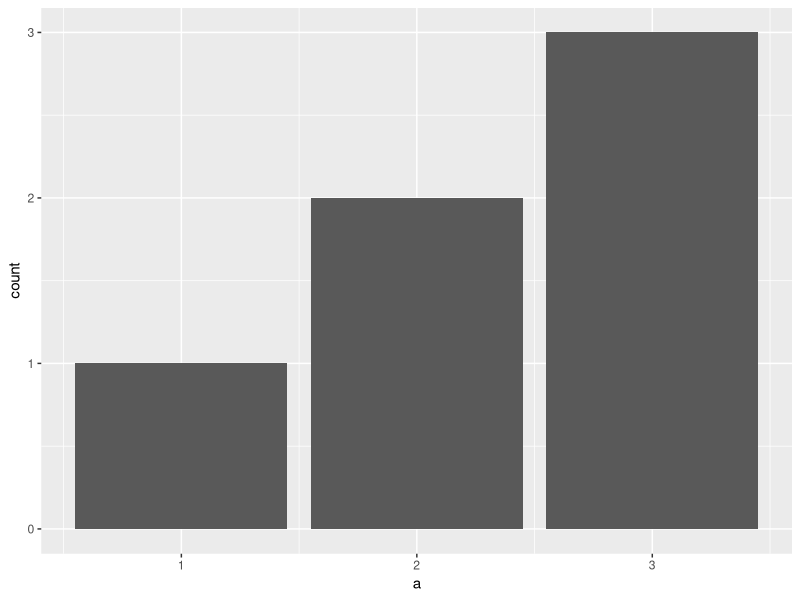
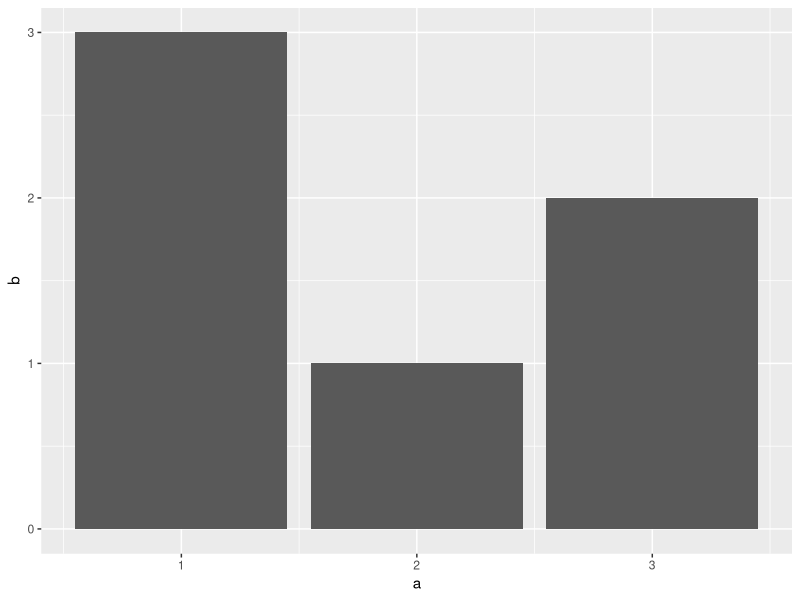
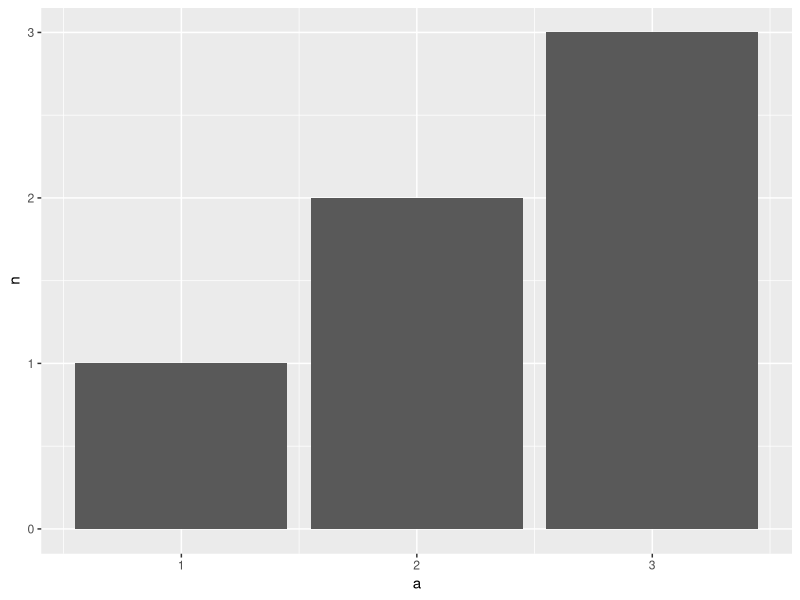
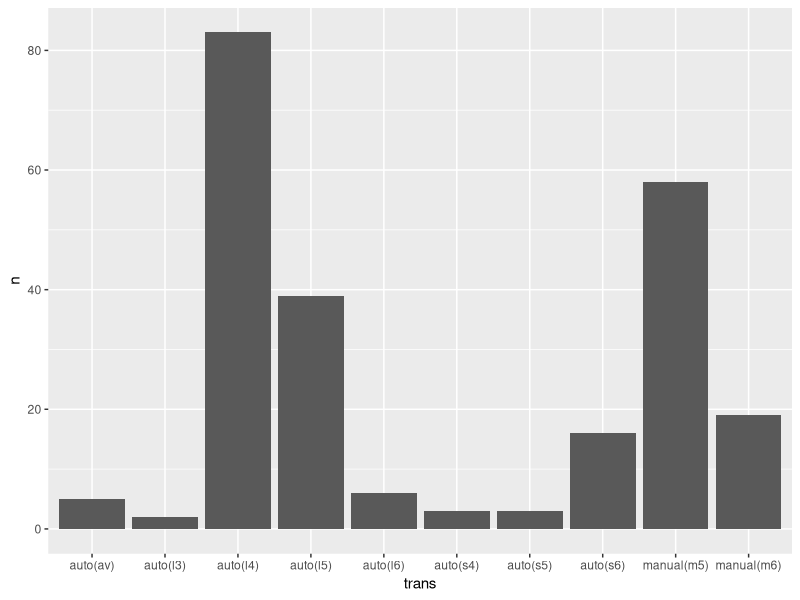
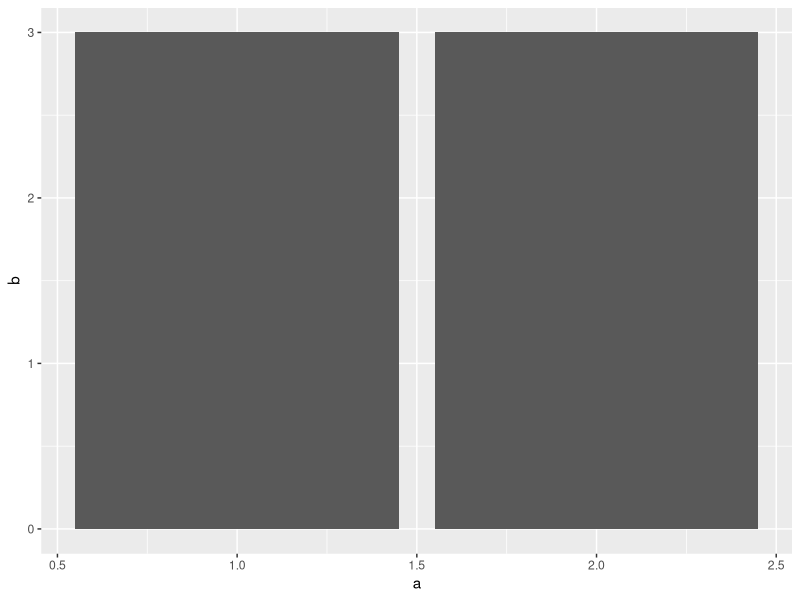
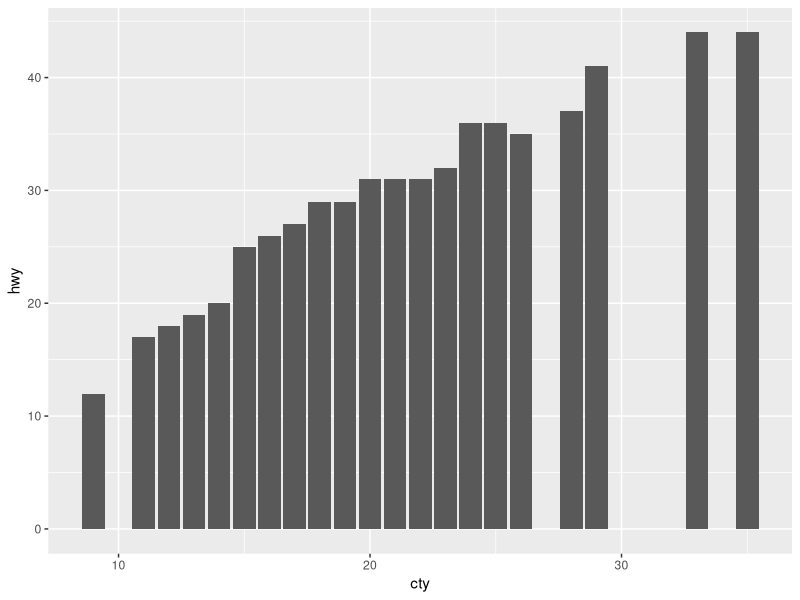
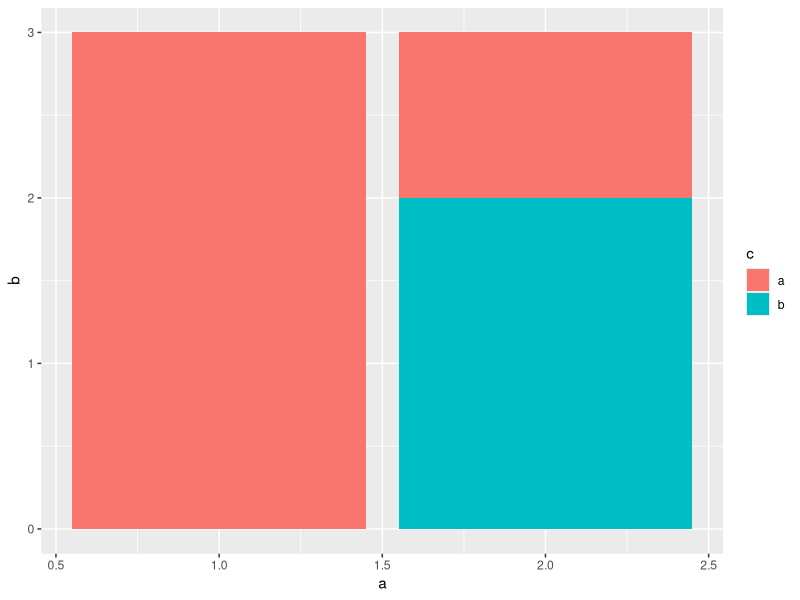
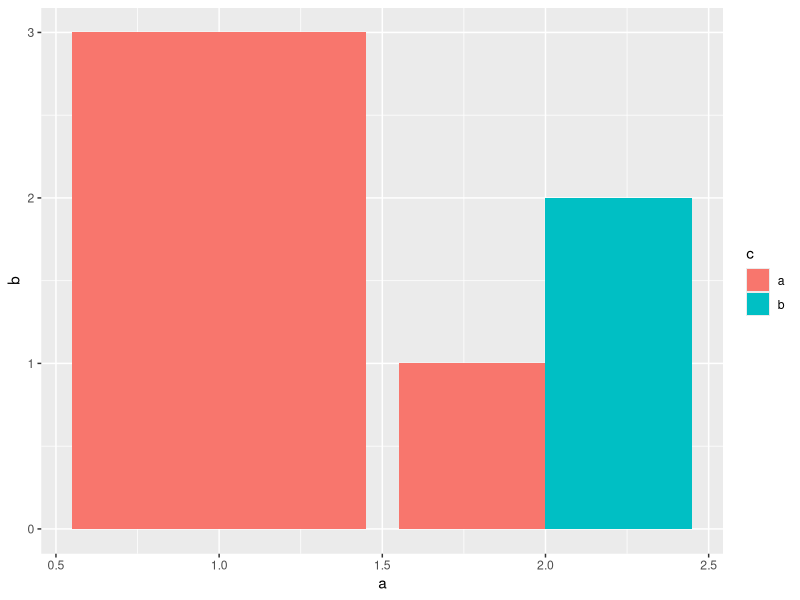

These figures' R source, in order:
## ---- chunk 1
# knitr options
knitr::opts_chunk$set(echo = TRUE)
## ---- chunk 2
library(tidyverse)
## ---- chunk 3
## NOTE: Do not edit this
tibble(a = c(1, 2, 2, 3, 3, 3)) %>% 
  ggplot(aes(x = a)) +
  geom_bar()
## ---- chunk 4
## NOTE: Do not edit this
tibble(
  a = c(1, 2, 3),
  b = c(3, 1, 2)
) %>% 
  ggplot(aes(x = a, y = b)) +
  geom_col()
## ---- chunk 5
## NOTE: Do not edit this
tibble(a = c(1, 2, 2, 3, 3, 3)) %>% 
  count(a) %>% # Count adds the column `n` of counts
  ggplot(aes(x = a, y = n)) +
  geom_col()
mpg
## ---- chunk 6
mpg %>%
  count(trans) %>%
   ggplot(aes(x = trans, y = n)) +
   geom_col()
## ---- chunk 7
## NOTE: Do not edit this
tibble(
  a = c(1, 2, 2), # Note that our x aesthetic (a) has repeat values
  b = c(3, 1, 2)  # Hence, we have two different b values for a == 2
) %>% 
  ggplot(aes(x = a, y = b)) +
  geom_col()
## ---- chunk 8
## NOTE: Run this chunk for an illustration
mpg %>% filter(cty == 20)
## ---- chunk 9
mpg %>%
  ggplot(aes(x = cty, y = hwy)) +
  geom_col(position = "dodge")
## ---- chunk 10
## NOTE: Do not edit this
tibble(
  a = c(1, 2, 2),
  b = c(3, 1, 2),
  c = c("a", "a", "b")
) %>% 
  ggplot(aes(x = a, y = b, fill = c)) +
  geom_col()
## ---- chunk 11
## NOTE: Do not edit this
tibble(
  a = c(1, 2, 2),
  b = c(3, 1, 2),
  c = c("a", "a", "b")
) %>% 
  ggplot(aes(x = a, y = b, fill = c)) +
  geom_col(position = "dodge")
## ---- chunk 12
## TODO: Run this code without changing, describe your observations on the data
mpg %>%
  ggplot(aes(x = class, fill = class)) +
  geom_bar()
## ---- chunk 13
## TODO: Run this code without changing, describe your observations on the data
mpg %>%
  ggplot(aes(class, fill = drv)) +
  geom_bar()
## ---- chunk 14
mpg %>%
  ggplot(aes(x = manufacturer, fill = class)) +
  geom_bar(position = "dodge") +
  theme(axis.text.x = element_text(angle = 270, vjust = 0.5, hjust = 0))
## ---- chunk 15
## NOTE: Do not edit this
tibble(
  a = c(1, 2, 1, 2),
  b = c(3, 1, 2, 2),
  c = c("a", "a", "b", "b")
) %>% 
  ggplot(aes(x = a, y = b)) +
  geom_col() +
  facet_wrap(~c)
## ---- chunk 16
## NOTE: Do not edit this
# Horizontal facets
tibble(
  a = c(1, 2, 1, 2),
  b = c(3, 1, 2, 2),
  c = c("a", "a", "b", "b")
) %>% 
  ggplot(aes(x = a, y = b)) +
  geom_col() +
  facet_grid(~c)
# Vertical facets
tibble(
  a = c(1, 2, 1, 2),
  b = c(3, 1, 2, 2),
  c = c("a", "a", "b", "b")
) %>% 
  ggplot(aes(x = a, y = b)) +
  geom_col() +
  facet_grid(c ~ .)
# Two-way faceting
tibble(
  a = c(1, 2, 1, 2, 1, 2),
  b = c(3, 1, 2, 2, 3, 1),
  c = c("a", "a", "b", "b", "a", "a"),
  d = c("a", "a", "a", "a", "b", "b")
) %>% 
  ggplot(aes(x = a, y = b)) +
  geom_col() +
  facet_grid(c ~ d)
## ---- chunk 17
mpg %>%
  ggplot(aes(x = cyl)) +
  geom_bar() +
  facet_wrap(~ manufacturer)
